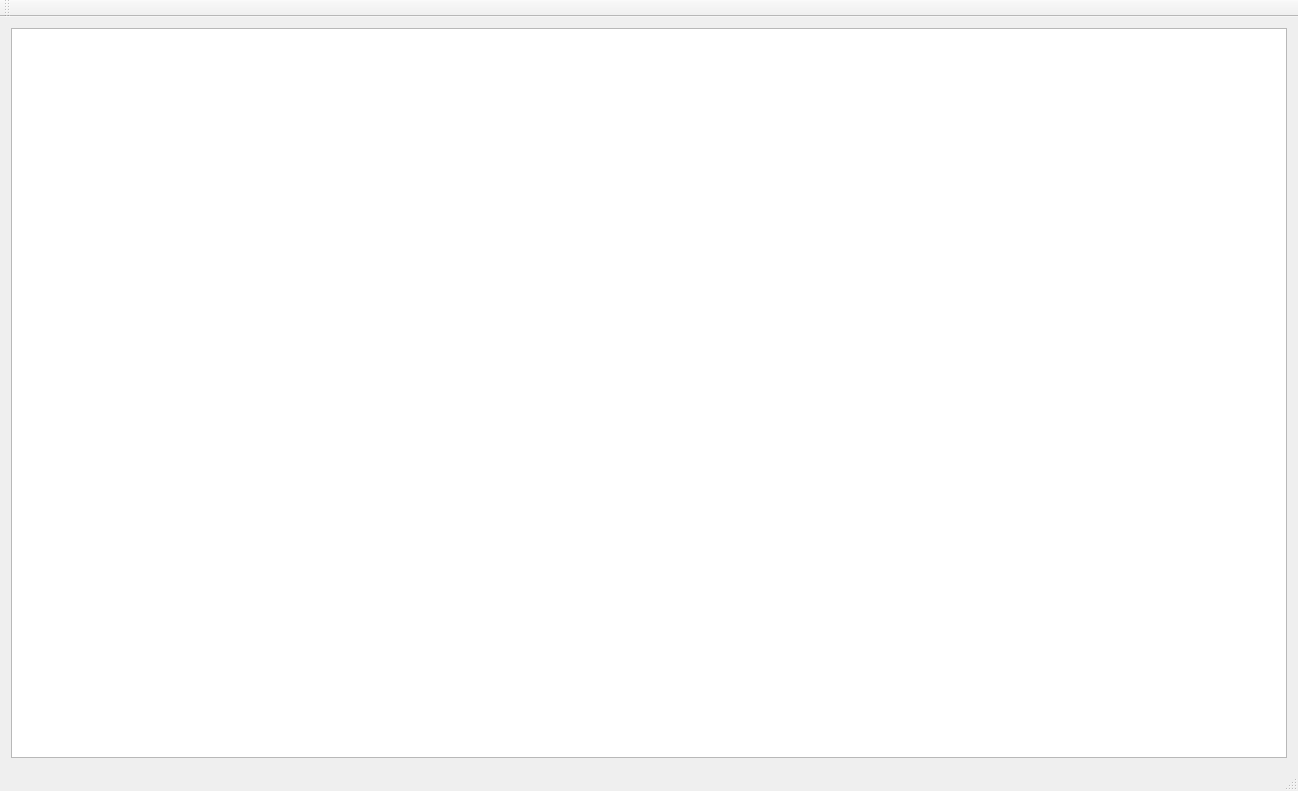
<?xml version="1.0" encoding="UTF-8"?>
<ui version="4.0">
 <class>MainWindow</class>
 <widget class="QMainWindow" name="MainWindow">
  <property name="geometry">
   <rect>
    <x>0</x>
    <y>0</y>
    <width>1298</width>
    <height>791</height>
   </rect>
  </property>
  <property name="windowTitle">
   <string>MainWindow</string>
  </property>
  <widget class="QWidget" name="centralWidget">
   <layout class="QVBoxLayout" name="verticalLayout">
    <item>
     <widget class="GraphicsView" name="graphicsView"/>
    </item>
   </layout>
  </widget>
  <widget class="QMenuBar" name="menuBar">
   <property name="geometry">
    <rect>
     <x>0</x>
     <y>0</y>
     <width>1298</width>
     <height>21</height>
    </rect>
   </property>
  </widget>
  <widget class="QToolBar" name="mainToolBar">
   <attribute name="toolBarArea">
    <enum>TopToolBarArea</enum>
   </attribute>
   <attribute name="toolBarBreak">
    <bool>false</bool>
   </attribute>
  </widget>
  <widget class="QStatusBar" name="statusBar"/>
 </widget>
 <layoutdefault spacing="6" margin="11"/>
 <customwidgets>
  <customwidget>
   <class>GraphicsView</class>
   <extends>QGraphicsView</extends>
   <header location="global">GraphicsView.h</header>
  </customwidget>
 </customwidgets>
 <resources/>
 <connections/>
</ui>
